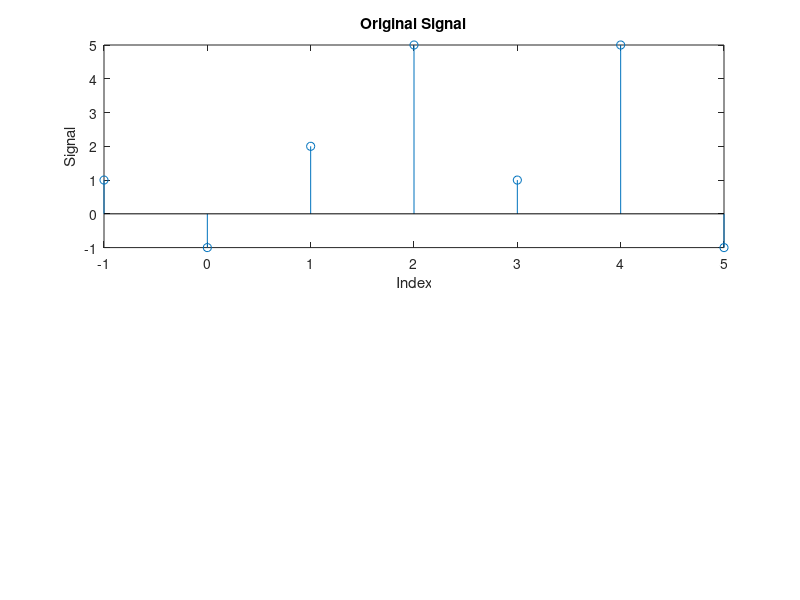

Recreate this plot in MATLAB. (Note: this script raises an error after producing the figure.)
% Name : Samarth Shah
% Roll No: AU1841145
% Lab1 (Question_6) Generate the function for signal folding. Fold the sequence x(n) ={1,-1,2,5,1,5,-1}.
clear ;
clc ;
close all ;
input_series = [1,-1,2,5,1,5,-1]; % defining input signal
range_series = [-1:5] ; % defining range
subplot (2 ,1 ,1) ;
stem ( range_series , input_series ) ;
xlabel ('Index');
ylabel ('Signal');
title ('Original Signal');
range1 = range_series;
out1 = fold(input_series) ;%using fold function to invert the graph or to take the mirror image along x axis
subplot (2 ,1 ,2) ;
stem( range1 , out1 ) ; % plotting the discrete graph
xlabel ('Index') ;
ylabel ('Signal');
title ('Folded Signal');



